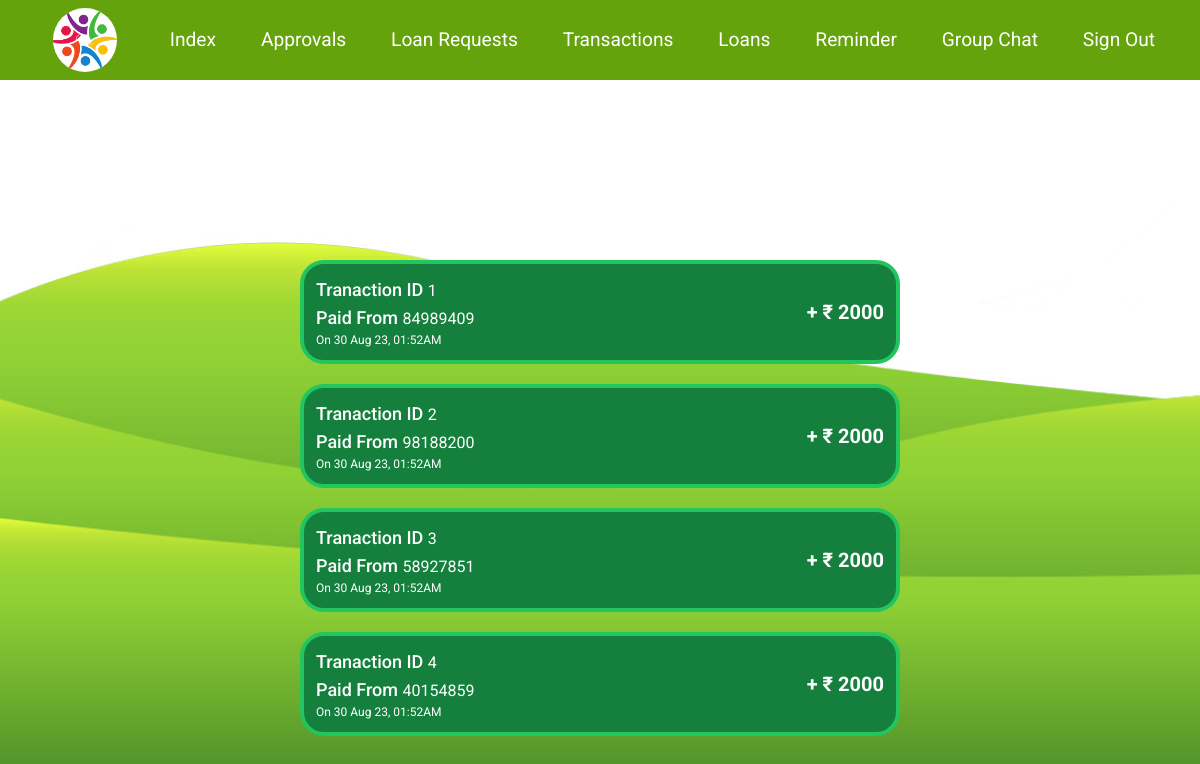
Before: /transactions/ (signed in) with the older database file.
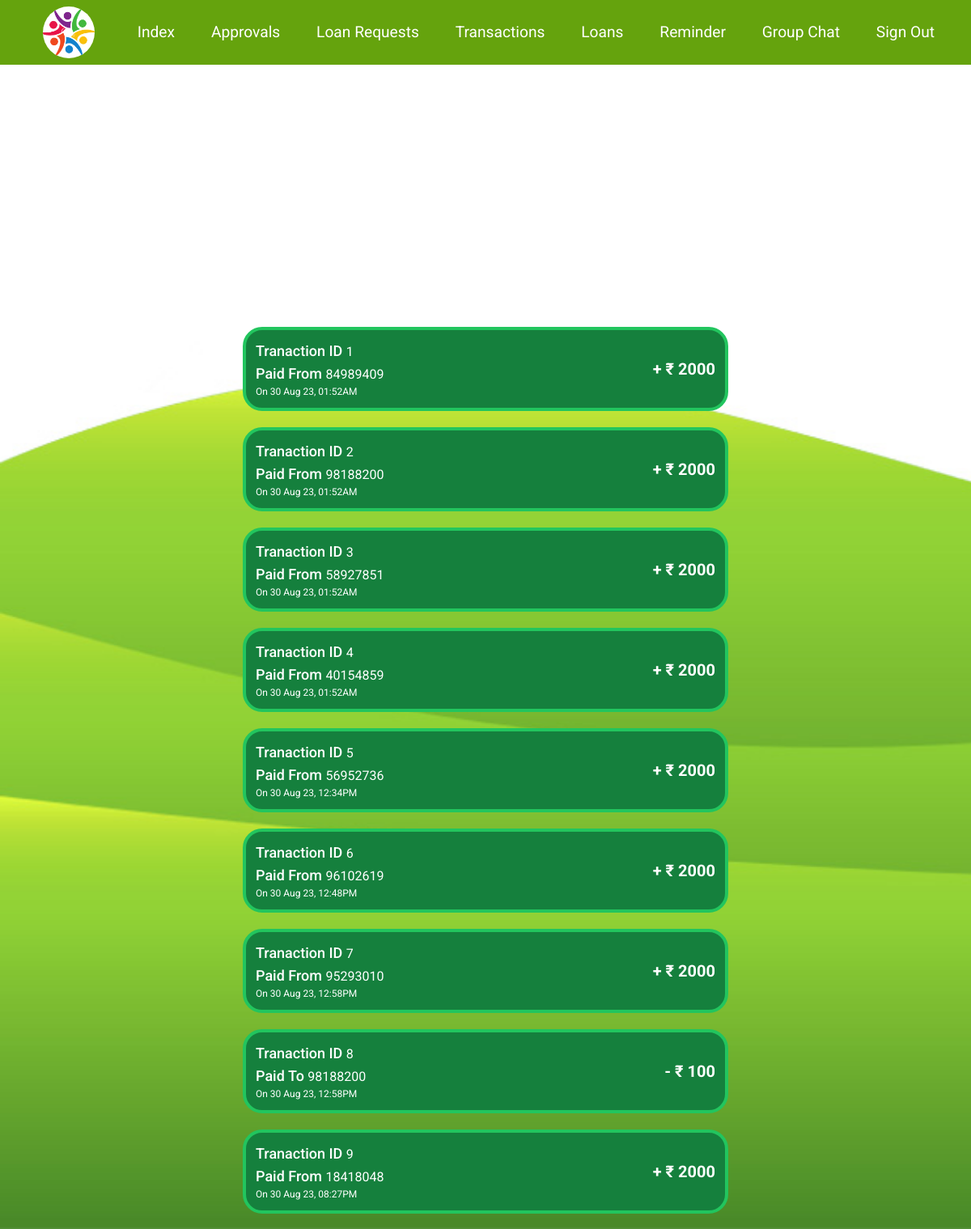
After: the same page with the newer database file.
### dbsetup.py (models this page shows, shortened)
class Fin_trans(Base):
    __tablename__='fin_trans'
    id=Column(Integer, primary_key=True, autoincrement=True)
    user_acc=Column(Integer, ForeignKey('account.id'))
    created_on=Column(DateTime)
    transaction_amount=Column(Integer)
    transaction_from=Column(Integer,ForeignKey('account.id'))
    transaction_to=Column(Integer,ForeignKey('account.id'))
    user = relationship("Account",foreign_keys=[user_acc],backref="fin_user_id")
    trans_from = relationship("Account",foreign_keys=[transaction_from],backref="from")
    trans_to = relationship("Account",foreign_keys=[transaction_to],backref="to")

### app.py (the view)
@app.route('/transactions/')
def transactions():
    if 'user' in session:
        acc = ''.join([str(*i) for i in (dbsession.query(Account.account_no).filter(Account.user_id == session['id']).all())])
        transaction = dbsession.query(Fin_trans).filter(or_(Fin_trans.transaction_from==acc , Fin_trans.transaction_to==acc )).order_by(Fin_trans.created_on)
        return render_template( 'transaction.html', transaction = transaction, now=datetime.now() )
    return redirect(url_for('about'))

### templates/transaction.html (shortened to what this page needs)
{% extends "layout.html" %}
{% block content %}
<div class=" w-full relative top-[20vh] flex justify-center">
    <div class="">
        {% if transaction[0] %}
            {% for fin in transaction %}
            <div class="max-md:w-[80vw] text-white my-5 flex justify-between items-center border-4 border-green-500 bg-green-700 w-[50vw] rounded-3xl p-3">
                <div>
                    <p><span class="font-medium text-lg w-full">Tranaction ID </span>{{ fin.id }}</p>
                    {% if fin.user_acc == session['id'] %}
                    <p><span class="font-medium text-lg w-full">Paid To </span>{{ fin.transaction_to }}</p>
                    {% else %}
                    <p><span class="font-medium text-lg w-full">Paid From </span>{{ fin.transaction_from }}</p>
                    {% endif %}
                    <p class="text-xs">On {{ fin.created_on.strftime('%d %b %y, %I:%M%p') }} </p>
                </div>
                <p class="font-bold text-xl">{{ '- ' if fin.user_acc == session['id'] else '+ ' }} ₹ {{ fin.transaction_amount }}</p>
            </div>
            {% endfor %}
            {% else %}
        </div>
        <div class="w-3/5 rounded-2xl p-2 border-2 shadow-lg bg-white text-center mt-20">No new Transactions yet </div>
    {% endif %}
</div>
{% endblock %}

### templates/layout.html (shortened to what this page needs)
<!DOCTYPE html>
<html>
<head>
 <link rel="stylesheet" href="/static/css/style.css">
 <script src="https://cdn.tailwindcss.com"></script>
</head>
<body  class="bg-[url('/static/images/slider-bg.jpg')] bg-fixed bg-cover bg-no-repeat min-h-[80vh] w-screen overflow-x-hidden">
   <header class="">
      <nav class="navigation max-md:bg-[url('/static/images/icon.png')] bg-cover bg-no-repeat max-md:h-16 max-md:w-16 max-md:rounded-full bg-lime-600 text-white h-14 h-full w-full" id="bs-example-navbar-collapse-1">
         {% if 'user' in session %}
         <ul class="relative max-md:fixed z-[100] menu max-md:hidden max-md:h-screen max-md:w-screen max-md:bg-black/70 h-full md:!flex items-center justify-evenly w-full">
         {% else %}
         <ul class="h-full flex items-center justify-start w-full">
         {% endif %}
            <div class="md:p-2 max-md:w-16">
            <a class="" href="{{ url_for('about') }}">
                  <img class="rounded-full bg-white object-cover h-16 w-16" src="/static/images/icon.png" alt="SHG">
               </a>
            </div>
            {% if 'user' in session %}
            <div class="text-center max-md:p-3"><a class="max-md:text-2xl max-md:font-medium max-lg:text-[1rem] text-[1.2rem]" href="{{ url_for('main') }}">Index</a></div>
            <div class="text-center max-md:p-3"><a class="max-md:text-2xl max-md:font-medium max-lg:text-[1rem] text-[1.2rem]" href="{{ url_for('approve') }}">Approvals</a></div>
            <div class="text-center max-md:p-3"><a class="max-md:text-2xl max-md:font-medium max-lg:text-[1rem] text-[1.2rem]" href="{{ url_for('view') }}">Loan Requests</a></div>
            <div class="text-center max-md:p-3"><a class="max-md:text-2xl max-md:font-medium max-lg:text-[1rem] text-[1.2rem]" href="{{ url_for('transactions') }}">Transactions</a></div>
            <div class="text-center max-md:p-3"><a class="max-md:text-2xl max-md:font-medium max-lg:text-[1rem] text-[1.2rem]" href="{{ url_for('loan') }}">Loans</a></div>
            <div class="text-center max-md:p-3"><a class="max-md:text-2xl max-md:font-medium max-lg:text-[1rem] text-[1.2rem]" href="{{ url_for('reminder') }}">Reminder</a></div>
            <div class="text-center max-md:p-3"><a class="max-md:text-2xl max-md:font-medium max-lg:text-[1rem] text-[1.2rem]" href="{{ url_for('chat') }}">Group Chat</a></div>
            <div class="text-center max-md:p-3"><a class="max-md:text-2xl max-md:font-medium max-lg:text-[1rem] text-[1.2rem]" href="{{ url_for('signout') }}">Sign Out</a></div>
            {% endif %}
         </ul>
      </nav>
      </header>
      <div class="w-screen ">
         {% block content %}{% endblock %}
      </div>
</body>
</html>

### static/css/style.css (style rules this page uses)
* { margin: 0; padding: 0; box-sizing: border-box; font-family: 'Roboto', sans-serif; }
:root { --main-bg-color:black; }
body { color: var(--main-bg-color); }

Changed rows visible on the page:
added Fin_trans: id "5", transaction_from "56952736", created_on "30 Aug 23, 12:34PM", user_acc "+", transaction_amount "2000"
added Fin_trans: id "6", transaction_from "96102619", created_on "30 Aug 23, 12:48PM", user_acc "+", transaction_amount "2000"
added Fin_trans: id "7", transaction_from "95293010", created_on "30 Aug 23, 12:58PM", user_acc "+", transaction_amount "2000"
added Fin_trans: id "8", transaction_to "98188200", created_on "30 Aug 23, 12:58PM", user_acc "-", transaction_amount "100"
added Fin_trans: id "9", transaction_from "18418048", created_on "30 Aug 23, 08:27PM", user_acc "+", transaction_amount "2000"
